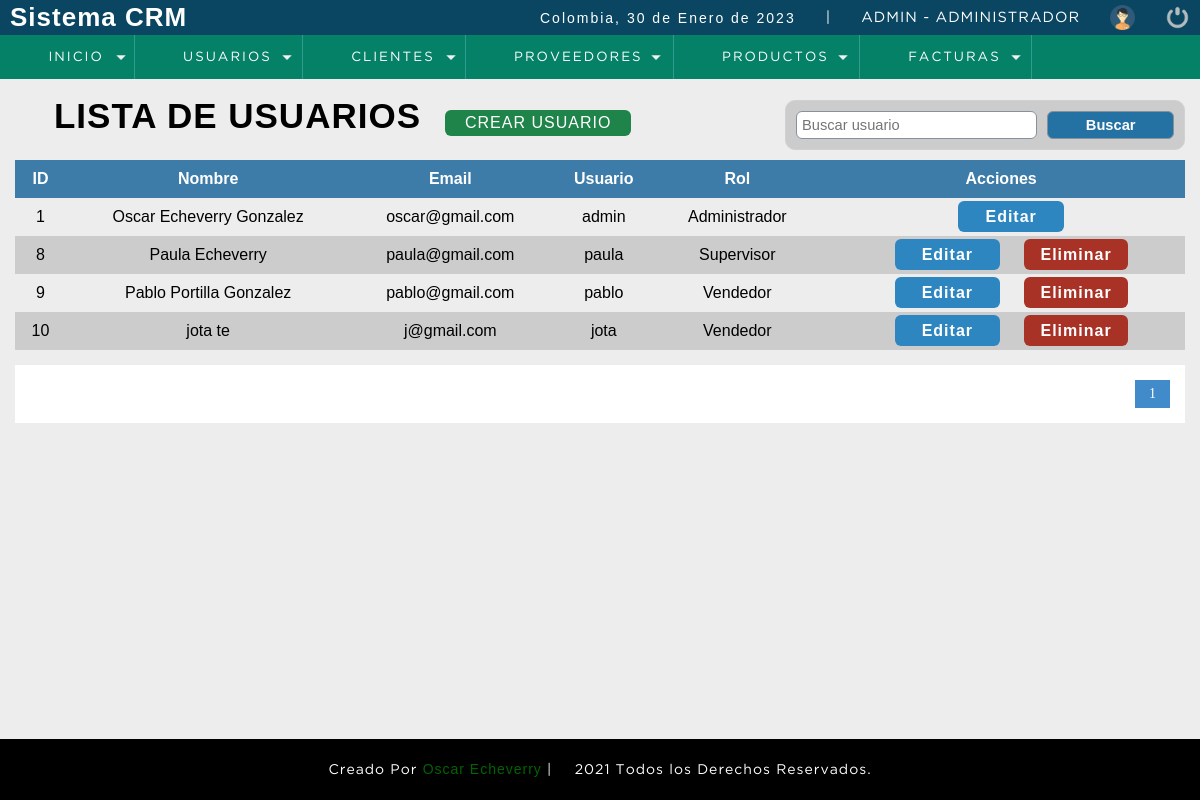
The page /sistema/lista_usuarios.php (signed in) on the database its author committed.
### tables this page shows
CREATE TABLE IF NOT EXISTS `usuario` (
  `idusuario` int(11) NOT NULL AUTO_INCREMENT,
  `nombre` varchar(50) DEFAULT NULL,
  `correo` varchar(100) DEFAULT NULL,
  `usuario` varchar(15) DEFAULT NULL,
  `clave` varchar(100) DEFAULT NULL,
  `rol` int(11) DEFAULT NULL,
  `estatus` int(11) NOT NULL DEFAULT '1',
  PRIMARY KEY (`idusuario`),
  KEY `rol` (`rol`)
);

CREATE TABLE IF NOT EXISTS `rol` (
  `idrol` int(11) NOT NULL AUTO_INCREMENT,
  `rol` varchar(20) DEFAULT NULL,
  PRIMARY KEY (`idrol`)
);

### sistema/include/functions.php (called while the page is built, shortened)
<?php
	function fechaC(){
		$mes = array("","Enero",
					  "Febrero",
					  "Marzo",
					  "Abril",
					  "Mayo",
					  "Junio",
					  "Julio",
					  "Agosto",
					  "Septiembre",
					  "Octubre",
					  "Noviembre",
					  "Diciembre");
		return date('d')." de ". $mes[date('n')] . " de " . date('Y');
	}
 ?>

### sistema/lista_usuarios.php (the view, shortened to what this page needs)
<?php
    include "../conexion.php";
?>
<!DOCTYPE html>
<html lang="en">
<head>
	<?php include"include/script.php"; ?>
	<?php include"include/header.php"; ?>
</head>
<body>
	<section id="container">
		<h1> <i class="fas fa-users"></i> LISTA DE USUARIOS</h1>
		<a href="registro_usuario.php" class="btn_new"> CREAR USUARIO</a>
		<form action="buscar_usuario.php" method="get" class="form_search">
		    <input type="text" name="busqueda" id="busqueda" placeholder="Buscar usuario">
		    <input type="submit" value="Buscar" class="btn_search">
		</form>
        <table>
            <tr>
              <th>ID</th>
              <th>Nombre</th>
              <th>Email</th>
              <th>Usuario</th>
              <th>Rol</th>
              <th>Acciones</th>
            </tr>
        <?php
            $sql_registe = mysqli_query($conexion,"SELECT COUNT(*) as total_registro FROM usuario WHERE estatus = 1");
            $result_register = mysqli_fetch_array($sql_registe);
            $total_registro = $result_register['total_registro'];
            $por_pagina = 5;
            if(empty($_GET['pagina'])){
                $pagina = 1;
            }else{
                $pagina = $_GET['pagina'];
            }
            $desde = ($pagina-1) * $por_pagina;
            $total_paginas = ceil($total_registro / $por_pagina);
            $query = mysqli_query($conexion, "SELECT u.idusuario, u.nombre, u.correo, u.usuario, r.rol FROM usuario u INNER JOIN rol r ON u.rol = r.idrol WHERE estatus = 1 ORDER BY u.idusuario ASC LIMIT $desde, $por_pagina");
            $result = mysqli_num_rows($query);
            if($result > 0){
                while($data = mysqli_fetch_array($query)){
        ?>
            <tr>
                <td><?php echo $data["idusuario"]; ?></td>
                <td><?php echo $data["nombre"]; ?></td>
                <td><?php echo $data["correo"]; ?></td>
                <td><?php echo $data["usuario"]; ?></td>
                <td><?php echo $data["rol"]; ?></td>
                <td>
                    <a class="link_edit" href="editar_usuario.php?id=<?php echo $data["idusuario"] ?>">Editar</a>
                    <?php if($data['idusuario'] != 1){ ?>
                    <a class="link_delete" href="eliminar_usuario.php?id=<?php echo $data["idusuario"] ?>">Eliminar</a>
                    <?php } ?>
                </td>
            </tr>
        <?php
                }
            }
        ?>
        </table>
         <div class="paginador">
             <ul>
                 <?php
                    for($i=1; $i <= $total_paginas; $i++){
                        if($i == $pagina){
                            echo '<li class="selecte">'.$i.'</li>';
                        }else{
                            echo '<li><a href="?pagina='.$i.'">'.$i.'</a></li>';
                        }
                    }
                 ?>
             </ul>
         </div>
	</section>
	<?php include"include/footer.php"; ?>
</body>
</html>

### sistema/include/script.php (shortened to what this page needs)
  <link rel="stylesheet" type="text/css" href="css/style.css">
<?php include "functions.php"; ?>

### sistema/include/header.php (shortened to what this page needs)
<header>
		<div class="header">
			<h1>Sistema CRM</h1>
			<div class="optionsBar">
				<p>Colombia, <?php  echo fechaC(); ?></p>
				<span>|</span>
				<span class="user"><?php echo $_SESSION['user']. ' - '.$_SESSION['rol_name'];?></span>
				<img class="photouser" src="img/user.png" alt="Usuario">
				<a href="salir.php"><img class="close" src="img/salir.png" alt="Salir del sistema" title="Salir"></a>
			</div>
		</div>
		<?php include"nav.php"; ?>
	</header>

### sistema/include/nav.php (shortened to what this page needs)
<nav>
			<ul>
				<li  class="principal">
				    <?php
                        if($_SESSION['rol'] ==1 || $_SESSION['rol'] == 2){
                    ?>
				    <a href="index.php"><i class="fas fa-home"></i> Inicio</a>
				</li>
				<?php } ?>
				<?php
                    if($_SESSION['rol'] ==1){
                ?>
				<li class="principal">
					<a href="lista_usuarios.php"> <i class="fas fa-users"></i> Usuarios</a>
				</li>
				<?php } ?>
				<li class="principal">
					<a href="lista_clientes.php"> <i class="fas fa-user-tie"></i> Clientes</a>
				</li>
				<?php
                    if($_SESSION['rol'] ==1 || $_SESSION['rol'] == 2){
                ?>
				<li class="principal">
					<a href="lista_provedor.php"> <i class="fas fa-building"></i> Proveedores</a>
				</li>
				<?php } ?>
				<li class="principal">
					<a href="lista_producto.php"> <i class="fab fa-product-hunt"></i> Productos</a>
				</li>
				<li class="principal">
					<a href="nueva_venta.php"> <i class="fas fa-file-invoice-dollar"></i> Facturas</a>
				</li>
			</ul>
		</nav>

### sistema/include/footer.php
<footer>
    <span>Creado Por <a href="https://www.linkedin.com/in/oscar-eduardo-echeverry-gonzalez-143351116/">Oscar Echeverry</a> | <span class="far fa-copyright"></span> 2021 Todos los Derechos Reservados.</span>
</footer>

### sistema/css/style.css (style rules this page uses)
* { margin: 0; padding: 0; box-sizing: border-box; }
body { background: #ededed; margin: 0; margin-bottom: 40px; }
h1, h2, h3, h4, h5, h6 { font-family: 'arial'; font-weight: bold; letter-spacing: 1px; }
h1 { font-size: 26px; }
p { font-family: 'arial'; letter-spacing: 2px; font-size: 14px; line-height: 20px; }
a { text-decoration: none; font-family: arial; letter-spacing: 1px; }
span { font-family: 'GothamBook'; letter-spacing: 1px; font-size: 14px; line-height: 20px; }
header { position: fixed; width: 100%; }
.header { color: #FFF; background: #0a4661; height: 35px; display: -webkit-flex; display: -moz-flex; display: -ms-flex; display: -o-flex; display: flex; justify-content: space-between; align-items: center; padding: 10px; }
.optionsBar { display: -webkit-flex; display: -moz-flex; display: -ms-flex; display: -o-flex; display: flex; justify-content: center; align-items: center; }
.optionsBar span { color: #FFF; font-size: 11pt; font-family: 'GothamBook'; text-transform: uppercase; margin-left: 30px; }
.photouser { margin-left: 30px; width: 25px; height: 25px; }
.close { width: 25px; height: 25px; }
.optionsBar a { display: -webkit-flex; display: -moz-flex; display: -ms-flex; display: -o-flex; display: flex; margin-left: 30px; }
nav ul { background: #058167; list-style: none; display: -webkit-flex; display: -moz-flex; display: -ms-flex; display: -o-flex; display: flex; justify-content: left; align-items: center; }
nav ul > li a { position: relative; }
nav a { color: #FFF; display: block; font-size: 10pt; font-family: 'GothamBook'; padding: 15px 30px; text-transform: uppercase; letter-spacing: 2px; transition: background .5s; border-right: 1px solid #319B8F; }
nav .principal > a { background: url(../images/arrow_bottom.png) no-repeat; background-position-x: 0%; background-position-y: 0%; background-size: auto auto; background-position: 94% center; background-size: 10px; }
#container { padding: 90px 15px 15px; margin-bottom: 200px; }
form { background: white; margin: auto; padding: 20px 50px; border: 1px solid #d1d1d1; }
input, select { display: block; width: 100%; font-size: 11pt; padding: 5px; border: 1px solid #85929e; border-radius: 6px; }
#container h1 { font-size: 35px; display: inline-block; }
.btn_new { display: inline-block; background: #1E8449; color: white; padding: 4px 20px; border-radius: 6px; margin: 20px; cursor: pointer; -webkit-transition-duration: 0.4s; transition-duration: 0.4s; }
table { border-collapse: collapse; font-size: 12pt; font-family: 'Arial'; width: 100%; }
table th { text-align: center; padding: 10px; background: #3d7ba8; color: white; }
table tr:nth-child(odd) { background: #ccc; }
table td { padding: 10px; text-align: center; }
.link_edit { color: white; background-color: #2E86C1; padding: 7px 27px; text-align: center; text-decoration: none; font-size: 16px; border-radius: 6px; margin-left: 20px; font-weight: 600; -webkit-transition-duration: 0.4s; transition-duration: 0.4s; }
.link_delete { color: white; background-color: #A93226; padding: 7px 16px; text-align: center; text-decoration: none; font-size: 16px; border-radius: 6px; margin-left: 20px; font-weight: 600; -webkit-transition-duration: 0.4s; transition-duration: 0.4s; }
.paginador ul { padding: 15px; list-style: none; background: white; margin-top: 15px; display: -webkit-flex; display: -moz-flex; display: -ms-flex; display: -o-flex; display: flex; justify-content: flex-end; }
.paginador a, .selecte { color: #428bca; border: 1px solid #ddd; padding: 5px; display: inline-block; font-size: 14px; text-align: center; width: 35px; }
.selecte { color:white; background: #428bca; border: 1px solid #428bca; }
.form_search { display: -webkit-flex; display: -moz-flex; display: -ms-flex; display: -o-flex; display: flex; margin: 10px auto; display: flex; width: 400px; float: right; background: #ccc; padding: 10px; border-radius: 10px; }
.btn_search { background: #2471A3; color: white; border: 0 20px; cursor: pointer; font-weight: 600; -webkit-transition-duration: 0.4s; transition-duration: 0.4s; text-decoration: none; width: 50%; margin-left: 10px; padding: 0 10px; }
footer { text-align: center; background: Black; padding: 20px 23px; color: white; position: absolute; bottom: 0; width: 100vw; }
footer span a { color: darkgreen; text-decoration: none; }
html { min-height: 100%; position: relative; }

### rows shown on the page
usuario: idusuario "1", nombre "Oscar Echeverry Gonzalez", correo "oscar@gmail.com", usuario "admin", rol.rol "Administrador"
usuario: idusuario "8", nombre "Paula Echeverry", correo "paula@gmail.com", usuario "paula", rol.rol "Supervisor"
usuario: idusuario "9", nombre "Pablo Portilla Gonzalez", correo "pablo@gmail.com", usuario "pablo", rol.rol "Vendedor"
usuario: idusuario "10", nombre "jota te", correo "j@gmail.com", usuario "jota", rol.rol "Vendedor"

### other values the page prints
fechaC() "30 de Enero de 2023"
$_SESSION['user'] "ADMIN"
$_SESSION['rol_name'] "ADMINISTRADOR"
